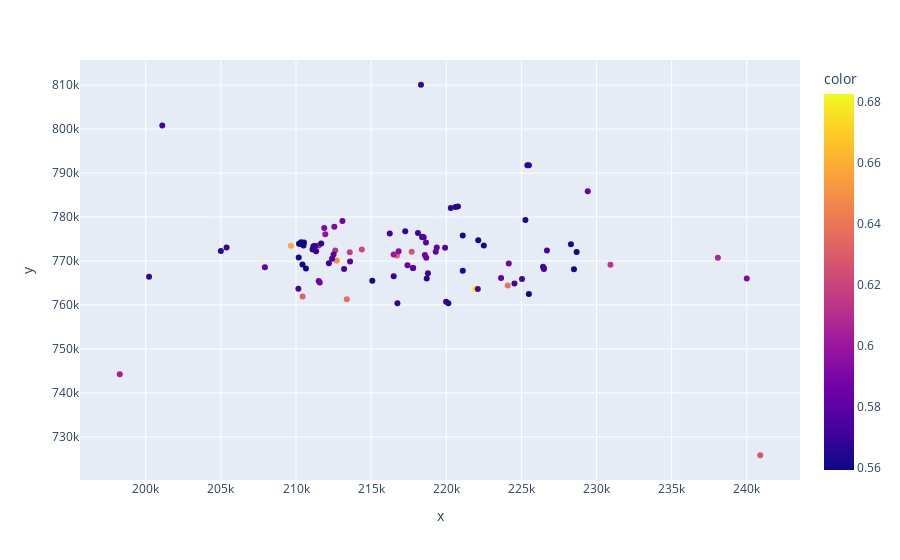

The notebook cell saved with this chart:
### Code cell
fig = px.scatter(x=xs, y=ys, color=scores, hover_data=[label])
fig.show()

### Figure 1 — Plotly figure (JSON) as saved in the notebook; plotly's stock layout.template omitted (floating-point values rounded to 4 significant figures)
{"data": [{"customdata": [["Dun Deardail"], ["Loch Eilde Mor"], ["Loch Linnhe"], ["Dun Deardail"], ["The length of Loch Eilde Mor"], ["A view of Loch Leven"], ["The Ben Nevis range from Corpach"], ["Loch Leven"], ["Carn Mor Dearg"], ["Loch Dochart"], ["Lochan Meall an t-Suidhe"], ["Meall an t-Suidhe hillside"], ["Loch Treig wall"], ["Glen Nevis from Ben Nevis walk"], ["Loch na Lap from Beinn na Lap"], ["Loch Creran"], ["Cow Hill near Fort William"], ["Ben Nevis"], ["Lochyside industrial estate"], ["The steep rugged ascent of Carn Mor Dearg"], ["Moorland above Loch Ossian"], ["Caledonian Canal"], ["Caledonian Canal at Banavie"], ["Meall a' Chaorainn"], ["Abhainn Rath crossing"], ["Coire Giubhsachan"], ["South ridge of  Meall a' Chaorainn"], ["South West ridge from Aonach Beag above Allt Coire Giubhsachan"], ["Caledonian Canal near Torcastle"], ["Hanging tree"], ["The Parallel Roads of Glen Roy"], ["The bealach between Aonach Beag and Aonach Mòr"], ["Platform below Druim Sgurr Eilde"], ["Hillside & felled forestry"], ["\"Topping out\" Aonach Mor as the sun sets over Ben Nevis"], ["Glen Nevis"], ["Confluence of the Allt Coire a' Mhàil with the Water of Nevis"], ["Steall Hut"], ["View towards Ben Nevis"], ["Scree slopes on Stob an Chul-Choire"], ["Looking south across Loch Eilde Mor - Winter"], ["Glen Nevis"], ["Allt a'  Mhaim"], ["Pass on the West Highland Way."], ["Stalkers' path above Creag Dhearg"], ["View towards Rannoch Moor from Stob Bàn"], ["Looking Back at the chairlift in Aonach Mor"], ["Gondola Ride"], ["Bogs near Meanach"], ["Lochan Doire Meall an Eilein"], ["High flier on Mountain Bike Track"], ["Ruined Bothy on Loch Eilde Mor"], ["Glen Nevis Plateau from the Kinlochleven route"], ["Kinlochleven -  Lùibeilt road"], ["Fly agaric"], ["Tunnel in Leanachan Forest"], ["Winter wonderland in Glen Nevis Forest"], ["An Gearanach from Coire Eoghainn"], ["Eastern Mamores"], ["Early winter at the Cluanie Dam"], ["Descending Aonach Mor"], ["The summit of Garbh Bheinn"], ["Southern slopes of Beinn na Cille"], ["Ben Nevis from the west"], ["Spean Valley from Commando memorial"], ["Heading Home"], ["New Bridge in Leanachan Forest"], ["Loch Lochy"], ["Pipelines coming down the felllside towards Kinlochleven"], ["Carpark on the banks of Loch Lochy"], ["Cow sign on Cow Hill"], ["Cow Hill road."], ["Sign on Cow Hill"], ["Cow Hill summit track"], ["View of Fort William"], ["Sheep on rough grazing beside Commando Memorial"], ["Fort William and Loch Linnhe from Cow Hill"], ["Kinlochleven Hydro station sends some power south"], ["Commando country"], ["Tour de Ben Nevis 2010"], ["The path to Binnein Beag."], ["The Mamores"], ["Lairig Leacach"], ["Stob Ban's northern corrie"], ["Waterfall on the Allt na Lairage"], ["Rocks in the snow"], ["Killiechonate Forest"], ["Fort William"], ["Built up side of ancient path"], ["Forestry fence: Blarmachfoldach off-snap to left"], ["Bogwood by Allt Coire an Eoin in Killiechonate Forest"], ["A Church Spire in Fort William"], ["Falls on Abhainn Rath near Staoineag"], ["Platform 1 at Fort William 'Talking to the driver'"], ["Church and Hotel"], ["From Fassifern Road"], ["Path through Forestry Commission plantation near the Allt Coire a' Mhuilinn"], ["Early morning cloud lifting beyond Fort William town centre"], ["From Fassifern Road"], ["Loch Linnhe towards the sea"], ["Allt Coire na Cruaidhe"]], "hovertemplate": "x=%{x}<br>y=%{y}<br>hover_data_0=%{customdata[0]}<br>color=%{marker.color}<extra></extra>", "legendgroup": "", "marker": {"color": [0.6827, 0.679, 0.6582, 0.6469, 0.6387, 0.6369, 0.6336, 0.6327, 0.6276, 0.6273, 0.6212, 0.6178, 0.6131, 0.6117, 0.6069, 0.6048, 0.6033, 0.6, 0.5969, 0.5953, 0.5917, 0.591, 0.5902, 0.5886, 0.588, 0.5875, 0.5873, 0.5862, 0.5856, 0.5843, 0.5841, 0.5828, 0.582, 0.5813, 0.5803, 0.5801, 0.58, 0.5797, 0.5792, 0.5775, 0.5775, 0.576, 0.5751, 0.5747, 0.5744, 0.5742, 0.5739, 0.5737, 0.5737, 0.5735, 0.5732, 0.573, 0.5727, 0.5724, 0.572, 0.5716, 0.5714, 0.571, 0.57, 0.5699, 0.5692, 0.569, 0.5688, 0.5687, 0.5683, 0.5682, 0.5679, 0.5679, 0.5678, 0.5676, 0.5674, 0.5669, 0.5668, 0.5665, 0.5664, 0.5662, 0.5661, 0.5654, 0.5652, 0.565, 0.5646, 0.5645, 0.5635, 0.5629, 0.5625, 0.5622, 0.5621, 0.562, 0.5618, 0.5611, 0.561, 0.5609, 0.5608, 0.5607, 0.5604, 0.5601, 0.56, 0.5599, 0.5596, 0.5594, 0.5592], "coloraxis": "coloraxis", "symbol": "circle"}, "mode": "markers", "name": "", "orientation": "v", "showlegend": false, "type": "scatter", "x": [212720, 221900, 209660, 212699, 224090, 213380, 216720, 210440, 217700, 240899, 214380, 213579, 230929, 212610, 238079, 198269, 211500, 216500, 211949, 216830, 240000, 212550, 211880, 211510, 224160, 218579, 211579, 218670, 213089, 217420, 229420, 219300, 223649, 207930, 219370, 213599, 217780, 217799, 218650, 219920, 222099, 212499, 210159, 212400, 225040, 226700, 218400, 218499, 226440, 201099, 218419, 224540, 226500, 226500, 213200, 216240, 212189, 218780, 216500, 218319, 218119, 216750, 200220, 211339, 220300, 205380, 217270, 225400, 219990, 225500, 211679, 211100, 211149, 211259, 204999, 220620, 211160, 220139, 220779, 225270, 221100, 218700, 228299, 215079, 228679, 221100, 222500, 210499, 210180, 210430, 222130, 210479, 228500, 210530, 210400, 210300, 210660, 210319, 210200, 210340, 225500], "xaxis": "x", "y": [770110, 763600, 773460, 770100, 764440, 761310, 771250, 761900, 772100, 725800, 772610, 771980, 769130, 772380, 770740, 744220, 773500, 771500, 776070, 772210, 766000, 777800, 777500, 765460, 769420, 771360, 765120, 770740, 779100, 769050, 785860, 772110, 766130, 768590, 773080, 769900, 768430, 768380, 774230, 773020, 763600, 771500, 763660, 770500, 765910, 772370, 775410, 775400, 768710, 800800, 775540, 764850, 768360, 768180, 768200, 776230, 769470, 767230, 766500, 810100, 776380, 760400, 766390, 772220, 782050, 773060, 776790, 791800, 760750, 791800, 773990, 772600, 772910, 773430, 772280, 782310, 773330, 760380, 782420, 779340, 767800, 766000, 773820, 765490, 772040, 775800, 773500, 773500, 770780, 769210, 774740, 774010, 768100, 774180, 774000, 773900, 768300, 774050, 773900, 774290, 762500], "yaxis": "y"}], "layout": {"coloraxis": {"colorbar": {"title": {"text": "color"}}, "colorscale": [[0, "#0d0887"], [0.1111, "#46039f"], [0.2222, "#7201a8"], [0.3333, "#9c179e"], [0.4444, "#bd3786"], [0.5556, "#d8576b"], [0.6667, "#ed7953"], [0.7778, "#fb9f3a"], [0.8889, "#fdca26"], [1, "#f0f921"]]}, "legend": {"tracegroupgap": 0}, "margin": {"t": 60}, "xaxis": {"anchor": "y", "domain": [0, 1], "title": {"text": "x"}}, "yaxis": {"anchor": "x", "domain": [0, 1], "title": {"text": "y"}}}}
